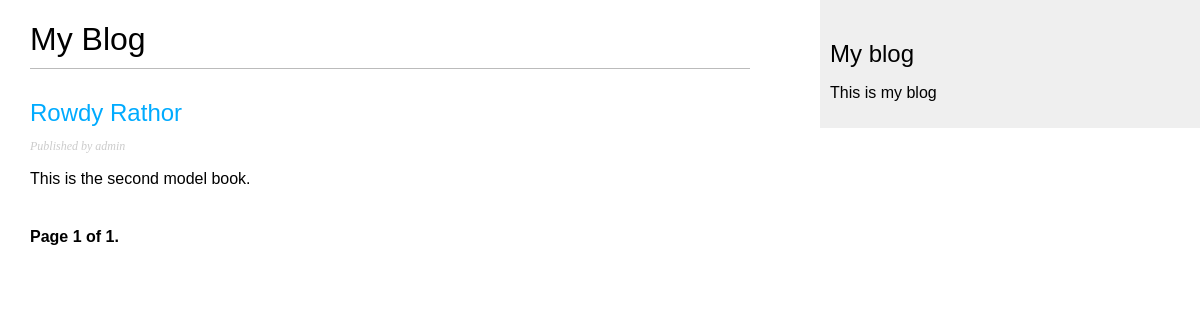
Page /blog/ on the earlier database version.
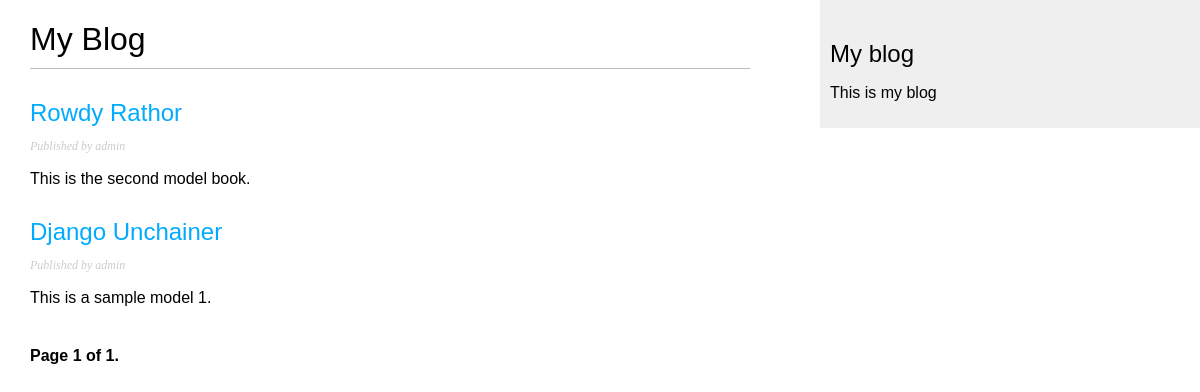
Same page on the later database version.
### blog/models.py (models this page shows, shortened)
class Post(models.Model):
    STATUS_CHOICES = (
        ('draft', 'Draft'),
        ('published', 'Published'),
    )
    title = models.CharField(max_length=250)
    slug = models.SlugField(max_length=250, unique_for_date='publish')
    author = models.ForeignKey(
        User, on_delete=models.CASCADE, related_name='blog_posts')
    body = models.TextField()
    publish = models.DateTimeField(default=timezone.now)
    created = models.DateTimeField(auto_now_add=True)
    updated = models.DateTimeField(auto_now=True)
    status = models.CharField(
        max_length=10, choices=STATUS_CHOICES, default='draft')
    objects = models.Manager()  # The default manager.
    published = PublishedManager()  # Our custom manager.
    class Meta:
        ordering = ('-publish',)
    def get_absolute_url(self):
        return reverse('blog:post_detail',
                       args=[self.publish.year,
                             self.publish.month,
                             self.publish.day, self.slug])

### blog/views.py (the view)
# urls.py: path('', views.PostListView.as_view(), name='post_list'),
class PostListView(ListView):
    queryset = Post.published.all()
    context_object_name = 'posts'
    paginate_by = 3
    template_name = 'blog/post/list.html'

### blog/templates/blog/post/list.html (shortened to what this page needs)
{% extends "blog/base.html" %}
{% block content %}
    <h1>My Blog</h1>
    {% for post in posts %}
        <h2>
            <a href="{{ post.get_absolute_url }}">{{ post.title }}</a>
        </h2>
        <p class="date">
            Published {{post.Publish}} by {{post.author}}
        </p>
        {{ post.body|truncatewords:30|linebreaks }}
    {% endfor %}
    {% include "pagination.html" with page=page_obj %}
{% endblock %}

Differences in the rows shown:
now on this page (row edited): Post: title "Django Unchainer", author "admin", body "This is a sample model 1."
